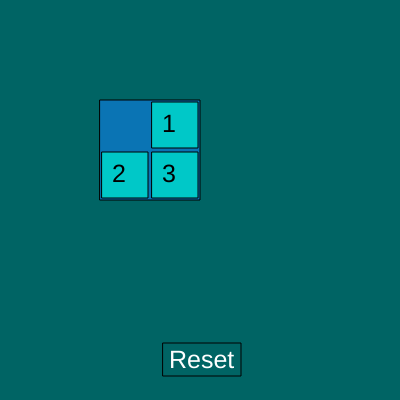
Frame 1 (no input)
Frame 60 (no input): identical to frame 1, image omitted
Frame 120 (the mouse pressed at the canvas centre since frame 60): identical to frame 1, image omitted

The p5.js sketch that drew this single still picture (run headless with seeded random() and noise() and a simulated clock; from frame 60 on, the mouse is pressed at the canvas centre):

// p5.js sketch
// ── sketch.js
var boardSize = 2;
var tiles = [];
var emptyX = 0;
var emptyY = 0;
var won = false;

function setup() {
  createCanvas(400, 400);
  background(0, 100, 100);
  textFont("Helvetica");
  textSize(25);
  // add tiles to tiles array
  for(i = 0; i < sq(boardSize); i++) {
    append(tiles, i);
  }
  // fill in the code here
  // resets board
  // reset();
}

function draw() {
  background(0, 100, 100);
  // draw reset button
  // fill color depends on hover state
  if (overResetButton()) {
    fill(0, 50, 50);
  } else {
    fill(0, 100, 100);
  }
  rect(163, 343, 78, 33);
  // draw reset text
  fill(255);
  text("Reset", 169, 368);
  
  // draw game board
  gameBoard();
  // if winnder, display message
  if (won) {
    text("You won!", 100, 75);
  }
}

function gameBoard() {
  // draw the boards background
  fill(10, 116, 180);
  rect(100, 100, 50 * boardSize, 50 * boardSize);
  
  // draws all the tiles in place
  for (i = 0; i < boardSize; i++) {
    for (j = 0; j < boardSize; j++) {
      if (tiles[convert(i, j)] != 0) {
        fill(0, 200, 200);
        rect(102 + j * 50, 102 + i * 50, 46, 46);
        fill(0);
        text(tiles[convert(i,j)], 102 + j * 50 + 10, 102 + i * 50 + 30);
      }
    }
  }
}

// converts the row, col to the tile in that position
function convert(row, col){
  return row * boardSize + col;
}

function reset() {
  tiles = shuffle(tiles);
  var index = 0;
  while (tiles[index] != 0) {
    index++;
  }
  tiles[index] = tiles[0];
  tiles[0] = 0;
  emptyX = 0;
  emptyY = 0;
  won = false;
}

function mousePressed() {
  if (overResetButton()) {
    reset();
  }
}

function overResetButton() {
  return mouseX > 163 && mouseX < 163+78 &&
      mouseY > 343 && mouseY < 343+33;
}

function mouseReleased() {
  // converts mouseX and Y to a row and col
  row = (int)((mouseY - 100) / 50);
  col = (int)((mouseX - 100) / 50);
  
  // if the tiles are next to each other (1 away)
  // then switch those two tiles
  if((abs(row - emptyX) + abs(col - emptyY)) == 1){
    temp = tiles[convert(emptyX, emptyY)];
    tiles[convert(emptyX, emptyY)] = tiles[convert(row, col)];
    tiles[convert(row, col)] = temp;
    
    emptyX = row;
    emptyY = col;
  }
  
  // update won variable if the user has wonn
  won = checkWinner();
}

// returns true if the tiles are in order
// false otherwise
function checkWinner() {
  // fill in code here
  for (i = 0; i < sq(boardSize); i++) {
    if (tiles[i] != i) {
      return false;
    }
  }
  return true;
}
